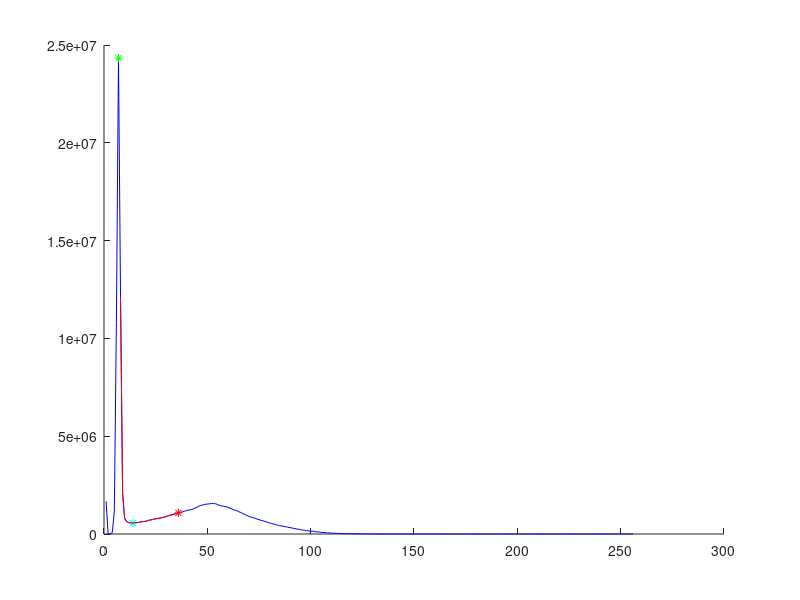

Here is the MATLAB script that generated this plot:
function otsu()

   num_bins = 256;
   %counts = imhist(I,num_bins);

   fignum = 3;
   if fignum == 1
      
      counts = [45066 137829 45340 18661 10793 13268 11787 11578 12866 13872 15508 17202 19046 21797 24813 28444 33116 38474 44452 51966 59221 66584 72134 74241 73718 71087 66883 62202 57769 54317 50599 47439 44963 42821 40516 38436 36601 35557 33955 32715 31324 30122 29329 28406 27473 27023 25918 25590 24715 24411 23981 23233 22664 21888 21385 20778 19880 19619 18631 18205 17391 16771 16169 15548 15026 14511 14012 13540 13011 12405 12041 11785 11244 11019 10763 10621 10059 9729 9414 9122 8849 8729 8363 8164 7915 7611 7431 7203 6945 6670 6554 6169 5850 5600 5372 4964 4899 4738 4467 4210 4197 4028 3789 3719 3547 3638 3329 3181 3113 2983 2949 2845 2663 2647 2457 2435 2251 2189 2056 1985 1924 1839 1744 1578 1503 1489 1373 1330 1336 1278 1112 1121 1030 1000 914 897 873 784 773 715 721 662 634 576 579 493 456 420 406 426 367 339 340 285 271 253 220 239 207 189 164 153 142 135 122 97 110 90 85 81 74 65 65 58 52 54 54 41 50 52 38 39 34 34 38 27 24 29 27 30 22 19 24 19 21 19 12 19 23 16 17 13 11 14 16 11 11 8 16 8 10 9 8 7 12 9 8 10 5 6 5 6 4 2 8 3 3 3 4 5 2 0 1 2 1 1 3 0 2 2 1 2 1 2 1 3 1 1 2 0 0 0 0 0 1 1];
      
   else

      if fignum == 2
         counts = [33061 126094 136114 23177 14391 13788 14012 14901 15933 17037 18319 20166 21914 24162 26876 30302 33896 38895 44073 50901 58470 66158 73263 78356 79604 78878 75041 69297 63114 57177 51495 47542 43653 40789 38222 35704 33771 32143 30630 28519 27485 25902 24756 23656 22850 22282 21853 21215 20689 19976 19524 19077 18611 18108 17497 17060 16667 16303 16119 15552 15169 14701 14223 14169 13755 13605 12937 12544 12459 12019 11354 11111 10748 10338 10115 10015 9477 9120 8676 8575 8445 8334 7805 7636 7451 7280 6945 6808 6803 6333 6205 6046 5727 5611 5199 5001 4805 4512 4179 3978 3760 3630 3580 3365 3243 3049 2908 2838 2714 2578 2395 2294 2197 2052 1957 1852 1710 1680 1513 1399 1272 1381 1237 1169 1088 1094 946 993 883 848 843 795 748 681 690 644 577 602 511 551 523 467 462 433 418 408 357 350 340 280 307 280 253 252 234 207 186 190 187 164 148 151 137 105 129 126 92 87 93 93 79 76 70 51 59 54 44 41 37 49 53 28 38 44 34 35 31 38 26 13 24 16 24 18 20 26 15 16 14 20 19 19 9 20 7 17 13 10 15 12 6 8 6 4 4 11 3 12 6 3 6 4 2 6 4 3 6 3 1 4 4 2 4 4 1 0 1 1 3 2 1 0 4 2 0 1 2 0 0 0 0 0 1 1 1 2];
      else
         counts = [1671169 89 3446 66905 1172943 10816220 24329070 12076650 2061201 792793 636471 583271 569939 563625 568482 583924 595510 623343 635773 640800 684638 708632 729062 756992 773552 796997 812805 834471 858529 889521 927963 957649 987954 1019560 1046175 1077304 1109529 1134073 1168205 1200322 1229172 1242007 1271965 1323331 1372387 1430887 1463871 1494936 1514735 1531621 1543708 1560003 1559210 1545982 1504071 1460338 1433591 1415403 1397614 1367275 1323719 1273271 1232287 1199620 1153475 1106389 1051382 1005343 951108 904392 867623 838569 805183 768726 733591 698148 672497 639506 601280 573447 543946 512506 480207 450694 431427 413168 392615 368524 346594 329591 307156 284090 264973 245238 224296 205776 190935 178713 162632 137195 151540 122852 101395 113650 80277 80479 75681 54196 60609 46455 39879 41338 28828 29370 25815 19454 20699 15005 13800 13560 9295 9676 8192 5111 4895 9336 3390 2093 6907 3286 1253 4225 3017 926 2569 2584 789 1604 2140 792 998 1752 705 625 1368 669 407 1106 586 301 793 565 287 589 528 208 427 487 207 321 416 170 207 346 133 124 271 124 89 216 126 66 186 111 38 50 55 150 84 32 99 29 16 67 68 14 56 47 7 23 37 24 15 37 7 10 22 20 7 21 8 1 9 12 5 14 6 2 10 10 11 4 8 2 5 9 7 4 4 1 0 2 1 4 5 0 0 2 1 5 2 1 0 0 0 1 0 0 0 0 1 0 1 1 0 0 0 1 0 0 0 0 0 0 0 1];
         
         %counts = [1671184 1950 109684 4227989 31120253 24366042 3232037 758893 489221 441217 433260 441958 470884 482957 561653 573698 619436 666099 712186 750115 791104 849602 918281 961576 1000907 1070704 1085621 1117596 1153245 1137954 1156052 1139677 1174476 1157222 1157212 1132980 1118622 1091333 1059240 1025381 985886 959760 929278 922309 900384 880295 868151 847078 836633 817348 795797 794405 795003 792768 790536 784342 777638 770527 758341 746264 730254 718839 717739 724583 720065 723477 721261 717279 718654 711142 698530 703706 706750 705117 680473 700462 708361 698510 659278 616690 590710 584394 579627 562011 524434 480466 446719 424896 404308 375708 341898 209361 435651 159420 232061 259150 106243 261102 79609 168060 107937 78375 120372 38190 90387 38280 46097 44268 20170 36508 12921 22016 14167 10065 12987 4957 8815 4240 4876 4087 2472 3476 1578 2236 1333 1308 1250 726 1045 490 217 918 891 224 187 262 610 385 103 111 198 367 179 56 57 156 188 66 23 45 91 85 41 12 34 82 43 17 12 34 60 30 3 22 26 30 22 10 13 13 21 11 4 18 10 17 6 5 15 12 7 1 5 16 14 7 7 11 12 10 2 1 11 10 8 4 4 9 11 11 2 3 12 4 8 3 3 5 1 2 1 1 4 4 0 3 0 5 5 0 1 0 5 3 0 0 1 3 2 0 0 2 2 0 0 0 2 1 0 0 0 1 1 0 0 0 1 0 0 0 0 1 0 0 0 2];
      end
   end
   
   disp(sprintf('size of counts is %d', length(counts)));
   
   % Variables names are chosen to be similar to the formulas in
   % the Otsu paper.
   p = counts / sum(counts);
   omega = cumsum(p);
   mu = cumsum(p .* (1:num_bins));
   mu_t = mu(end);
   
   sigma_b_squared = (mu_t * omega - mu).^2 ./ (omega .* (1 - omega));
   
   % Find the location of the maximum value of sigma_b_squared.
   % The maximum may extend over several bins, so average together the
   % locations.  If maxval is NaN, meaning that sigma_b_squared is all NaN,
   % then return 0.
   maxval = max(sigma_b_squared);
   isfinite_maxval = isfinite(maxval);
   if isfinite_maxval
      idx = mean(find(sigma_b_squared == maxval));
      % Normalize the threshold to the range [0, 1].
      level = (idx - 1) / (num_bins - 1);
   else
      level = 0.0;
   end

   fignum
   figure(fignum); clf; hold on;
   plot(counts, 'b');
   %plot(counts1, 'r');
   %plot(max(counts)*sigma_b_squared/max(sigma_b_squared), 'c')
   
   plot(idx, counts(round(idx)), 'r*')
   level

   if idx <= 1
      idx = 2
   end

   imax = find(counts(1:(idx-1)) == max(counts(1:(idx-1))));
   imax = imax(1);
   plot(imax, counts(imax), 'g*')

   I = (imax+1):(idx-1);
   imin = find(counts(I) == min(counts(I))) + imax;
   imin = imin(1);
   plot(imin, counts(imin), 'c*')
   disp(sprintf('imax and imin are %d %d', imax, imin));
   disp(sprintf('min value is %f', min(counts(I))));
   plot(I, counts(I), 'r');
